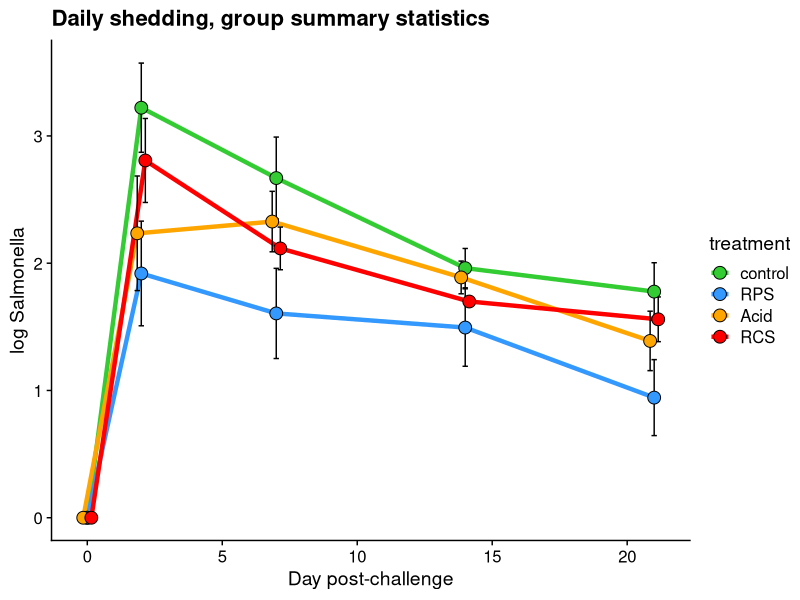

Reproduce this figure in R. (Note: this script raises an error after producing the figure.)
require(pracma)
library(tidyverse)
library(Hmisc)
library(tidyverse)
library(cowplot)
theme_set(theme_cowplot())
# Read in data

sal_data <- read_csv('./data/FS12b_salmonella_data.csv')

# orders the treatment factors and makes a timepoint factor for plotting ease

sal_data$treatment <- factor(sal_data$treatment, levels = c('control', 'RPS', 'Acid', 'Zn+Cu', 'RCS', 'Bglu'))

sal_data$treatXtime <- factor(sal_data$treatXtime, levels = c('control_0', 'RPS_0', 'Acid_0', 'Zn+Cu_0', 'RCS_0', 'Bglu_0',
                                                              'control_2', 'RPS_2', 'Acid_2', 'Zn+Cu_2', 'RCS_2', 'Bglu_2',
                                                              'control_7', 'RPS_7', 'Acid_7', 'Zn+Cu_7', 'RCS_7', 'Bglu_7',
                                                              'control_14', 'RPS_14', 'Acid_14', 'Zn+Cu_14', 'RCS_14', 'Bglu_14',
                                                              'control_21', 'RPS_21', 'Acid_21', 'Zn+Cu_21', 'RCS_21', 'Bglu_21'))

sal_data$time_point_fact <- factor(sal_data$time_point)
# sal_data$time_point
#

sal_data <- sal_data %>% filter(!(treatment %in% c('Zn+Cu', 'Bglu')) & pignum != 101)




all_daily <- sal_data %>% filter(pignum != 101) %>% group_by(time_point, treatment) %>%
  summarise(mean_sal=mean(log_sal),
            sd_sal=sd(log_sal),
            num=n(),
            se_sal=sd_sal/sqrt(num))






### Figure 1A
F1A <- all_daily %>% 
  mutate(TPP=case_when(
    treatment == 'RPS'  ~    time_point, 
    treatment == 'Acid' ~    time_point - .15, 
    treatment == 'RCS'  ~    time_point + .15, 
    treatment == 'control' ~ time_point, 
    TRUE ~ 1000000000000000000)) %>% 
  filter(!(treatment %in% c('Zn+Cu', 'Bglu'))) %>%
  ggplot(aes(x=TPP, y=mean_sal, fill=treatment, group=treatment)) +
  # geom_jitter(aes(x=time_point, y=log_sal, color=treatment), data=filter(sal_data, !(treatment %in% c('Zn+Cu', 'Bglu'))& pignum !=101), alpha=.5) + 
  geom_line(aes(color=treatment), size=1.5)+
  geom_errorbar(aes(ymin=mean_sal-se_sal,ymax=mean_sal+se_sal), width=.2) +
  geom_point(shape=21, size=4) +
  scale_color_manual(values=c('#33CC33', '#3399FF', 'orange', 'red', 'grey', 'purple')) + 
  scale_fill_manual(values=c('#33CC33', '#3399FF', 'orange', 'red', 'grey', 'purple')) +
  ylab('log Salmonella') +
  xlab('Day post-challenge') +
  ggtitle('Daily shedding, group summary statistics')


F1A
###


#############






#####
# use this #
# nest and do an anova at each timepoint
library(broom)
daily_tests <- sal_data %>% filter(time_point != 0) %>% group_by(time_point) %>% nest() %>% 
  mutate(AOV=map(.x = data, ~ aov(data=.x, log_sal ~ treatment)), 
         tid_AOV=map(AOV, tidy), 
         TUK=map(AOV, TukeyHSD), 
         tid_TUK=map(TUK, tidy))


daily_tests %>% select(time_point, tid_AOV) %>% unnest(cols = tid_AOV)



daily_tuks <- daily_tests %>%
  select(time_point, tid_TUK) %>% unnest(cols = tid_TUK) %>%
  filter(grepl('control', comparison)) %>% 
  mutate(tuk_pval=adj.p.value, 
         fdr_pval=p.adjust(adj.p.value, method = 'fdr')) %>% 
  select(-adj.p.value)

anno <- tibble(y=c(0,0,0,0), 
               time_point=(c(2,7,14,21)), 
               x=c(3.4,3.4,3.4,3.4), 
               labtext = c('ANOVA p=0.10', 
                           'ANOVA p=0.07',
                           'ANOVA p=0.26',
                           'ANOVA p=0.11'))

### FIG 1B
F1B <- daily_tuks %>%
  ggplot(aes(x=comparison, y=estimate, ymin=conf.low, ymax=conf.high, color=comparison)) +
  geom_hline(yintercept = 0, color='red')+
  geom_pointrange(size=1.2) + 
  geom_label(data=anno, aes(x=x,y=y,label=labtext), inherit.aes = FALSE)+
  geom_text(aes(label=round(tuk_pval, digits = 2), y=2))+
  coord_flip() + 
  facet_wrap(~time_point, ncol = 4) + 
  ylim(-3,3)


F1B


# FIGURE 1C


sum_sal <- sal_data %>% group_by(pignum) %>%
  summarise(AULC=trapz(time_point, log_sal),
            sum=sum(log_sal), 
            maxshed=log_sal[which.max(log_sal)], 
            day_max=time_point[which.max(log_sal)], 
            pos_samples=sum(log_sal > 0), 
            treatment=unique(treatment))


# re orders sum_sal
sum_sal <- sum_sal[match(filter(sal_data, time_point==2)$pignum,sum_sal$pignum),]



sum_sal$treatment <- factor(sum_sal$treatment, levels = c('control', 'RPS', 'Acid', 'Zn+Cu', 'RCS', 'Bglu'))


F2A <- filter(sum_sal, pignum !=101) %>% 
  ggplot(aes(x=treatment, y=AULC, fill=treatment))+
  geom_boxplot(outlier.alpha = 0) +
  geom_jitter(aes(fill=treatment), shape=21, size=2, stroke=1.25, width = .12) +
  scale_fill_manual(values=c('#33CC33', '#3399FF', 'orange', 'red', 'grey', 'purple')) +
  ggtitle('Cumulative Salmonella shedding (AULC)', subtitle = 'ANOVA P = 0.0123') 


F2A


### USE THIS FOR AULC STAT TEST ###
aov_AULC <- aov(data=sum_sal, AULC~treatment)
summary(aov_AULC)

AULC_tuk <- TukeyHSD(aov_AULC) %>% tidy()

AULC_tuk %>% filter(grepl('control', comparison)) %>% 
  mutate(comparison=factor(comparison, levels = c('RPS-control', 
                                                  'Acid-control', 
                                                  'RCS-control'))) %>% 
  ggplot(aes(x=comparison, y=estimate, ymin=conf.low, ymax=conf.high,color=comparison)) +
  geom_hline(yintercept = 0) +
  geom_pointrange(size=1.52) +
  geom_text(aes(x=comparison,y=10,
                label=paste('P=', round(adj.p.value, 2)))) + ggtitle('Estimates and 95% confidence intervals')

################################
# setwd("~/FS12")
# TISSUES


tis <- read.csv('./data/D21_tissues.csv')
tis$log_sal <- log10(tis$Salmonella)
tis$log_sal <- as.numeric(sub(-Inf, 0, tis$log_sal))
tis <- na.exclude(tis)

tis <- tis %>% filter(!treatment %in% c('Zn+Cu', 'Bglu'))

tis$treatment <- factor(tis$treatment, levels = c('control', 'RPS', 'Acid', 'Zn+Cu', 'RCS', 'Bglu'))


# pairwise.wilcox.test(tis$log_sal[tis$tissue == 'cecal_cont'], tis$treatment[tis$tissue == 'cecal_cont'], p.adjust.method = 'none')
# 
# pairwise.t.test(tis$log_sal[tis$tissue == 'cecal_cont'], tis$treatment[tis$tissue == 'cecal_cont'], p.adjust.method = 'none')
# pairwise.t.test(tis$log_sal[tis$tissue == 'Cecum'], tis$treatment[tis$tissue == 'Cecum'], p.adjust.method = 'none')




tis %>% filter(tissue=='cecal_cont') %>%
  ggplot(aes(x=treatment, y=log_sal, group=treatment, fill=treatment)) + geom_boxplot(outlier.alpha = 0)+ geom_jitter(shape=21,width = .1, size=2.25)+
  scale_fill_manual(values=c('#33CC33', '#3399FF', 'orange', 'red', 'grey', 'purple')) + ggtitle('Cecal Contents')


tis %>% #filter(tissue=='cecal_cont') %>%
  ggplot(aes(x=treatment, y=log_sal, group=treatment, fill=treatment)) +
  geom_boxplot(outlier.alpha = 0) +
  geom_jitter(shape=21,width = .2, size=2.25) +
  facet_wrap(~tissue) +
  scale_fill_manual(values=c('#33CC33', '#3399FF', 'orange', 'red', 'grey', 'purple')) +
  ggtitle('Salmonella colonization at D21, tissues')

# tis %>% filter(treatment %in% c('control', 'RPS')) %>%
#   ggplot(aes(x=treatment, y=log_sal, group=treatment, fill=treatment)) +
#   geom_boxplot(outlier.alpha = 0) +
#   geom_jitter(shape=21,width = .2, size=2.25) +
#   facet_wrap(~tissue, nrow = 1) +
#   scale_fill_manual(values=c('red', '#3399FF', 'orange', 'red', 'grey', 'purple')) +
#   ggtitle('Salmonella colonization at D21, tissues') + theme_bw()
# 





tis_RPS <- tis %>% filter(treatment =='RPS')
sum_sal_RPS <- sum_sal %>% filter(treatment == 'RPS')
tis_RPS$shed <- ifelse(tis_RPS$pignum %in% c(373,321,181,392,97), 'low', 'high')
sum_sal_RPS$shed <- ifelse(sum_sal_RPS$pignum %in% c(373,321,181,392,97), 'low', 'high')

tis_RPS %>% ggplot(aes(x=shed, y=log_sal, group=shed, fill=shed)) +
  geom_boxplot(outlier.alpha = 0) +
  geom_jitter(shape=21,width = .1, size=2.25) +
  facet_wrap(~tissue) +
  scale_fill_manual(values=c('#33CC33', '#3399FF', 'orange', 'red', 'grey', 'purple')) +
  ggtitle('Cecal Contents')

sum_sal_RPS %>% ggplot(aes(x=shed, y=AULC, group=shed, fill=shed)) +
  geom_boxplot(outlier.alpha = 0) +
  geom_jitter(shape=21,width = .1, size=2.25) +
  #facet_wrap(~tissue) +
  scale_fill_manual(values=c('#33CC33', '#3399FF', 'orange', 'red', 'grey', 'purple')) +
  ggtitle('AULC')





### NEED CECAL VFA DATA FOR THIS NEXT SECTION ###

vfas_for_cor <- read_csv('data/FS12b_vfas_for_cor.csv')

### NEED TO REMOVE ONE TREATMENT BEFORE MERGE
vfas_for_cor <- vfas_for_cor %>% select(-treatment)
sal_for_cor <- merge(sal_for_cor, vfas_for_cor, by = 'pignum')
rownames(sal_for_cor) <- sal_for_cor$pignum


##### fecal corrs #####
fec_cor <- res.all %>% select(-treatment) %>% full_join(sum_sal, by = 'pignum')
fec_cor <- fec_cor[-288,]

sum_sal

fec_cor %>% filter(time == 0) %>% ggplot(aes(x=butyrate, y=AULC)) + geom_point() + geom_smooth(method = 'lm')+ scale_color_manual(values=c('#33CC33', '#3399FF', 'orange', 'red', 'grey', 'purple'))
fec_cor %>% filter(time == 0) %>% ggplot(aes(x=caproate, y=AULC)) + geom_point() + geom_smooth(method = 'lm')+ scale_color_manual(values=c('#33CC33', '#3399FF', 'orange', 'red', 'grey', 'purple'))
fec_cor %>% filter(time == 0) %>% ggplot(aes(x=valerate, y=AULC)) + geom_point() + geom_smooth(method = 'lm')+ scale_color_manual(values=c('#33CC33', '#3399FF', 'orange', 'red', 'grey', 'purple'))


fec_cor %>% ggplot(aes(x=valerate, y=AULC)) + geom_point() + geom_smooth(method = 'lm')+ scale_color_manual(values=c('#33CC33', '#3399FF', 'orange', 'red', 'grey', 'purple')) + facet_wrap(~time)
fec_cor %>% ggplot(aes(x=caproate, y=AULC)) + geom_point() + geom_smooth(method = 'lm')+ scale_color_manual(values=c('#33CC33', '#3399FF', 'orange', 'red', 'grey', 'purple')) + facet_wrap(~time)



fec_cor %>% filter(time == 0) %>% ggplot(aes(x=valerate, y=AULC)) + geom_point() + geom_smooth(method = 'lm')+ scale_color_manual(values=c('#33CC33', '#3399FF', 'orange', 'red', 'grey', 'purple'))


### is this meta from the 16S stuff?
meta %>% filter(experiment == 'X12b') %>% ggplot(aes(x=caproate, y=log_sal)) + geom_point() + geom_smooth(method = 'lm') + facet_wrap(~day)

meta_for_corr <- meta %>% mutate(day_fact=factor(day, levels = c('D0', 'D2', 'D7', 'D14', 'D21'))) %>% filter(experiment == 'X12b')

meta_for_corr %>% filter(tissue =='F' & day != 'D0') %>% ggplot(aes(x=caproate, y=log_sal)) + geom_point() + geom_smooth(method = 'lm') + facet_wrap(~day_fact)
meta_for_corr %>% filter(tissue =='F' & day != 'D0') %>% ggplot(aes(x=valerate, y=log_sal)) + geom_point() + geom_smooth(method = 'lm') + facet_wrap(~day_fact)
meta_for_corr %>% filter(tissue =='F' & day != 'D0') %>% ggplot(aes(x=butyrate, y=log_sal)) + geom_point() + geom_smooth(method = 'lm') + facet_wrap(~day_fact)

# meta_for_corr$treatment
sal_vfa_cor <- meta_for_corr %>% select(pignum,day, tissue, treatment, log_sal, AULC, ends_with('ate')) %>%
  filter(pignum!=101 & tissue != 'Q' & treatment %in% c('Control', 'RPS', 'Acid', 'RCS')) %>% na.omit()

sal_vfa_cor <- sal_vfa_cor %>% mutate(total=rowSums(.[grep("ate", names(.))]))


globa_log_sal_VFA_corrs <- sal_vfa_cor %>% group_by(day, tissue) %>% 
                                          summarise(ace_corP=cor.test(log_sal, acetate)$p.value, 
                                                    pro_corP=cor.test(log_sal, propionate)$p.value, 
                                                    but_corP=cor.test(log_sal, butyrate)$p.value, 
                                                    val_corP=cor.test(log_sal, valerate)$p.value, 
                                                    cap_corP=cor.test(log_sal, caproate)$p.value, 
                                                    isob_corP=cor.test(log_sal, isobutyrate)$p.value, 
                                                    isov_corP=cor.test(log_sal, isovalerate)$p.value, 
                                                    tot_corP=cor.test(log_sal, total)$p.value)%>% na.omit() %>%
  gather(-(day:tissue), key = 'vfa', value = 'pval') %>% filter(pval < 0.05)



globa_AULC_VFA_corrs <- sal_vfa_cor %>% group_by(day, tissue) %>% 
  summarise(ace_corP=cor.test(AULC, acetate, method = 'spearman')$p.value, 
            pro_corP=cor.test(AULC, propionate, method = 'spearman')$p.value, 
            but_corP=cor.test(AULC, butyrate, method = 'spearman')$p.value, 
            val_corP=cor.test(AULC, valerate, method = 'spearman')$p.value, 
            cap_corP=cor.test(AULC, caproate, method = 'spearman')$p.value, 
            isob_corP=cor.test(AULC, isobutyrate, method = 'spearman')$p.value, 
            isov_corP=cor.test(AULC, isovalerate, method = 'spearman')$p.value, 
            tot_corP=cor.test(AULC, total)$p.value, method = 'spearman')%>% na.omit() %>%
  gather(-(day:tissue), key = 'vfa', value = 'pval') %>% filter(pval < 0.05)

 c('acetate', 'propionate', 'valerate', 'caproate', 'total')
 
globa_AULC_VFA_corrs %>% filter(day =='D0')
globa_AULC_VFA_corrs %>% filter(day =='D2')


treat_log_sal_VFA_corrs <- sal_vfa_cor %>% group_by(day, tissue, treatment) %>% 
                                          summarise(ace_corP=cor.test(log_sal, acetate, method = 'spearman')$p.value, 
                                                    pro_corP=cor.test(log_sal, propionate, method = 'spearman')$p.value, 
                                                    but_corP=cor.test(log_sal, butyrate, method = 'spearman')$p.value, 
                                                    val_corP=cor.test(log_sal, valerate, method = 'spearman')$p.value, 
                                                    cap_corP=cor.test(log_sal, caproate, method = 'spearman')$p.value, 
                                                    isob_corP=cor.test(log_sal, isobutyrate, method = 'spearman')$p.value, 
                                                    isov_corP=cor.test(log_sal, isovalerate, method = 'spearman')$p.value, 
                                                    tot_corP=cor.test(log_sal, total, method = 'spearman')$p.value) %>% na.omit() %>%
  gather(-(day:treatment), key = 'vfa', value = 'pval') %>% filter(pval < 0.15)


treat_AULC_VFA_corrs <- sal_vfa_cor %>% group_by(day, tissue, treatment) %>% 
  summarise(ace_corP=cor.test(AULC, acetate, method = 'spearman')$p.value, 
            pro_corP=cor.test(AULC, propionate, method = 'spearman')$p.value, 
            but_corP=cor.test(AULC, butyrate, method = 'spearman')$p.value, 
            val_corP=cor.test(AULC, valerate, method = 'spearman')$p.value, 
            cap_corP=cor.test(AULC, caproate, method = 'spearman')$p.value, 
            isob_corP=cor.test(AULC, isobutyrate, method = 'spearman')$p.value, 
            isov_corP=cor.test(AULC, isovalerate, method = 'spearman')$p.value, 
            tot_corP=cor.test(AULC, total, method = 'spearman')$p.value) %>% na.omit() %>%
  gather(-(day:treatment), key = 'vfa', value = 'pval') %>% filter(pval < 0.15)

##### schemezone #####
globa_AULC_VFA_corrs %>% filter(pval < 0.05 & day == 'D0')
treat_AULC_VFA_corrs %>% filter(pval < 0.15 & day == 'D0')

globa_AULC_VFA_corrs %>% filter(pval < 0.05 & day=='D21') %>% print(n=40)
treat_AULC_VFA_corrs %>% filter(pval < 0.15 & day=='D21') %>% print(n=40)

treat_log_sal_VFA_corrs %>%filter(pval <0.1) %>%  print(n = 40)
globa_log_sal_VFA_corrs

#### AULC CORRELATIONS PLOTS #####
sal_vfa_cor %>% gather(-(pignum:AULC), key=VFA, value=mM) %>% filter(day == 'D0') %>% 
  ggplot(aes(x=mM, y=AULC)) +
  geom_smooth(color='black', method = 'lm', fill=NA) +geom_point(aes(color=treatment), alpha=.5)+
  geom_smooth(aes(color=treatment), method = 'lm', fill=NA)+
  facet_wrap(~VFA, scales = 'free') + ggtitle('D0 fecal VFAs correlate with final AULC')

sal_vfa_cor %>% gather(-(pignum:AULC), key=VFA, value=mM) %>% filter(day == 'D21' & tissue =='C') %>% 
  ggplot(aes(x=mM, y=AULC)) +
  geom_smooth(color='black', method = 'lm', fill=NA) +geom_point(aes(color=treatment), alpha=.5)+
  geom_smooth(aes(color=treatment), method = 'lm', fill=NA)+
  facet_wrap(~VFA, scales = 'free') + ggtitle('D21 cecal VFAs correlate with final AULC')

#### LOG SAL CORRELATIONS PLOTS #########
sal_vfa_cor %>% gather(-(pignum:AULC), key=VFA, value=mM) %>% filter(day == 'D2') %>% 
  ggplot(aes(x=mM, y=log_sal)) +
  geom_smooth(color='black', method = 'lm', fill=NA) +
  geom_smooth(aes(color=treatment), method = 'lm', fill=NA)+
  facet_wrap(~VFA, scales = 'free') + ggtitle('D2 fecal VFAs correlate with log_sal')

sal_vfa_cor %>% gather(-(pignum:AULC), key=VFA, value=mM) %>% filter(day == 'D7') %>% 
  ggplot(aes(x=mM, y=log_sal)) +
  geom_smooth(color='black', method = 'lm', fill=NA) +
  geom_smooth(aes(color=treatment), method = 'lm', fill=NA)+
  facet_wrap(~VFA, scales = 'free') + ggtitle('D7 fecal VFAs correlate with log_sal')

sal_vfa_cor %>% gather(-(pignum:AULC), key=VFA, value=mM) %>% filter(day == 'D14') %>% 
  ggplot(aes(x=mM, y=log_sal)) +
  geom_smooth(color='black', method = 'lm', fill=NA) +
  geom_smooth(aes(color=treatment), method = 'lm', fill=NA)+
  facet_wrap(~VFA, scales = 'free') + ggtitle('D14 fecal VFAs correlate with log_sal')

sal_vfa_cor %>% gather(-(pignum:AULC), key=VFA, value=mM) %>% filter(day == 'D21' & tissue =='F') %>% 
  ggplot(aes(x=mM, y=log_sal)) +
  geom_smooth(color='black', method = 'lm', fill=NA) +
  geom_smooth(aes(color=treatment), method = 'lm', fill=NA)+
  facet_wrap(~VFA, scales = 'free') + ggtitle('D21 fecal VFAs correlate with log_sal')

sal_vfa_cor %>% gather(-(pignum:AULC), key=VFA, value=mM) %>% filter(day == 'D21' & tissue =='X') %>% 
  ggplot(aes(x=mM, y=log_sal)) +
  geom_smooth(color='black', method = 'lm', fill=NA) +
  geom_smooth(aes(color=treatment), method = 'lm', fill=NA)+
  facet_wrap(~VFA, scales = 'free') + ggtitle('D21 cecal VFAs correlate with cecal_tissue log_sal')

sal_vfa_cor %>% gather(-(pignum:AULC), key=VFA, value=mM) %>% filter(day == 'D21' & tissue =='C') %>% 
  ggplot(aes(x=mM, y=log_sal)) +
  geom_smooth(color='black', method = 'lm', fill=NA) +
  geom_smooth(aes(color=treatment), method = 'lm', fill=NA)+
  facet_wrap(~VFA, scales = 'free') + ggtitle('D21 cecal VFAs correlate with cecal log_sal')



########
treat_log_sal_VFA_corrs %>% na.omit()

ggplot(sal_for_cor, aes(x=butyrate, y=AULC)) +
  geom_point(aes(color=treatment)) + geom_smooth(method = 'lm') + scale_color_manual(values=c('#33CC33', '#3399FF', 'orange', 'red', 'grey', 'purple')) +
  ggtitle('Correlation between cecal butyrate concentration and total Salmonella shedding', subtitle = 'Spearman: -0.4, p=0.003')


ggplot(sal_for_cor, aes(x=caproate, y=AULC)) +
  geom_point(aes(color=treatment)) + geom_smooth(method = 'lm')+ scale_color_manual(values=c('#33CC33', '#3399FF', 'orange', 'red', 'grey', 'purple')) +
  ggtitle('Correlation between cecal caproate concentration and total Salmonella shedding', subtitle = 'Spearman: -0.53, p=0.0005')
ggplot(sal_for_cor, aes(x=valerate, y=AULC)) +
  geom_point(aes(color=treatment)) + geom_smooth(method = 'lm')+ scale_color_manual(values=c('#33CC33', '#3399FF', 'orange', 'red', 'grey', 'purple')) +
  ggtitle('Correlation between cecal valerate concentration and total Salmonella shedding', subtitle = 'Spearman: -0.38, p=0.0005')
ggplot(sal_for_cor, aes(x=total, y=AULC)) +
  geom_point(aes(color=treatment)) + geom_smooth(method = 'lm')+ scale_color_manual(values=c('#33CC33', '#3399FF', 'orange', 'red', 'grey', 'purple')) +
  ggtitle('Correlation between cecal total SCFA concentration and total Salmonella shedding', subtitle = 'Spearman: -0.4, p=0.002')

##### Shawn FSIS #######

ggplot(sal_for_cor, aes(x=butyrate, y=AULC)) +
  geom_smooth(method = 'lm') + geom_point(aes(fill=treatment), shape = 21, size=2) + 
  scale_fill_manual(values=c('#33CC33', '#3399FF', 'orange', 'red', 'grey', 'purple'))+
  theme_bw(base_size = 16) + xlab('butyrate (mM)') + ggtitle('AULC vs Cecal butyrate (D21)')

ggplot(sal_for_cor, aes(x=total, y=AULC)) +
  geom_smooth(method = 'lm') + geom_point(aes(fill=treatment), shape = 21, size=2) + 
  scale_fill_manual(values=c('#33CC33', '#3399FF', 'orange', 'red', 'grey', 'purple'))+
  theme_bw(base_size = 16) + xlab('Total SCFAs (mM)') + ggtitle('')



ggplot(sal_for_cor, aes(x=butyrate, y=AULC, color=treatment)) +
  geom_smooth(method = 'lm', se = FALSE) + geom_point(aes(fill=treatment), shape = 21, size=2) + 
  scale_fill_manual(values=c('#33CC33', '#3399FF', 'orange', 'red', 'grey', 'purple'))+
  scale_color_manual(values=c('#33CC33', '#3399FF', 'orange', 'red', 'grey', 'purple'))+
    theme(axis.text = element_text(size=16), 
        axis.title = element_text(size=16), 
        legend.text = element_text(size=16),
        legend.title = element_text(size=16)) + ggtitle('') + xlab('butyrate (mM)')

ggplot(sal_for_cor, aes(x=valerate, y=AULC, color=treatment)) +
  geom_smooth(method = 'lm', se = FALSE) + geom_point(aes(fill=treatment), shape = 21, size=2) + 
  scale_fill_manual(values=c('#33CC33', '#3399FF', 'orange', 'red', 'grey', 'purple'))+
  scale_color_manual(values=c('#33CC33', '#3399FF', 'orange', 'red', 'grey', 'purple'))+
  theme(axis.text = element_text(size=16), 
        axis.title = element_text(size=16), 
        legend.text = element_text(size=16),
        legend.title = element_text(size=16)) + ggtitle('') + xlab('valerate (mM)')

ggplot(sal_for_cor, aes(x=caproate, y=AULC, color=treatment)) +
  geom_smooth(method = 'lm', se = FALSE) + geom_point(aes(fill=treatment), shape = 21, size=2) + 
  scale_fill_manual(values=c('#33CC33', '#3399FF', 'orange', 'red', 'grey', 'purple'))+
  scale_color_manual(values=c('#33CC33', '#3399FF', 'orange', 'red', 'grey', 'purple'))+
  theme(axis.text = element_text(size=16), 
        axis.title = element_text(size=16), 
        legend.text = element_text(size=16),
        legend.title = element_text(size=16)) + ggtitle('') + xlab('caproate (mM)')

ggplot(sal_for_cor, aes(x=total, y=AULC, color=treatment)) +
  geom_smooth(method = 'lm', se = FALSE) + geom_point(aes(fill=treatment), shape = 21, size=2) + 
  scale_fill_manual(values=c('#33CC33', '#3399FF', 'orange', 'red', 'grey', 'purple'))+
  scale_color_manual(values=c('#33CC33', '#3399FF', 'orange', 'red', 'grey', 'purple'))+
  theme(axis.text = element_text(size=16), 
        axis.title = element_text(size=16), 
        legend.text = element_text(size=16),
        legend.title = element_text(size=16)) + ggtitle('') + xlab('total (mM)')


############ TESTESTESTEST #################



sal_for_cor %>% filter(treatment %in% c('control','RPS')) %>% ggplot(aes(x=butyrate, y=AULC)) +
  geom_smooth(method = 'lm') + geom_point(aes(fill=treatment), shape = 21, size=2) + 
  scale_fill_manual(values=c('red', '#3399FF', 'orange', 'red', 'grey', 'purple'))+
  theme_bw()+ ggtitle('Correlation between AULC and cecal butyrate at D21') + xlab('butyrate (mM)') 


sal_for_cor %>% filter(treatment == 'Bglu') %>% ggplot(aes(x=butyrate, y=AULC)) +
  geom_smooth(method = 'lm') + geom_point(aes(fill=treatment), shape = 21, size=2) + 
  scale_fill_manual(values=c('#33CC33', '#3399FF', 'orange', 'red', 'grey', 'purple'))+
  theme(axis.text = element_text(size=16), 
        axis.title = element_text(size=16), 
        legend.text = element_text(size=16),
        legend.title = element_text(size=16)) + ggtitle('') + xlab('butyrate (mM)')


sal_for_cor %>% group_by(treatment) %>% summarise(butP = cor.test(AULC, butyrate)$p.value, 
                                                  butT = cor.test(AULC, butyrate)$statistic,
                                                  propP = cor.test(x=AULC, y=propionate)$p.value,
                                                  propT = cor.test(x=AULC, y=propionate)$statistic,
                                                  capP = cor.test(x=AULC, y=caproate)$p.value,
                                                  capT = cor.test(x=AULC, y=caproate)$statistic,
                                                  valP = cor.test(x=AULC, y=valerate)$p.value,
                                                  valT = cor.test(x=AULC, y=valerate)$statistic,
                                                  totP = cor.test(x=AULC, y=total)$p.value,
                                                  totT = cor.test(x=AULC, y=total)$statistic,
                                                  Pbutp = cor.test(x=AULC, y=P_butyrate)$p.value,
                                                  PbutT = cor.test(x=AULC, y=P_butyrate)$statistic)



ggplot(sal_for_cor, aes(x=total, y=AULC)) +
  geom_smooth(method = 'lm') + geom_point(aes(fill=treatment), shape = 21, size=2) + 
  scale_fill_manual(values=c('#33CC33', '#3399FF', 'orange', 'red', 'grey', 'purple'))+
  theme(axis.text = element_text(size=16), 
        axis.title = element_text(size=16), 
        legend.text = element_text(size=16),
        legend.title = element_text(size=16)) + ggtitle('') + xlab('Total SCFAs (mM)')

# filter(sal_for_cor, treatment %in% c('control', 'RPS'))
# filter(sal_for_cor, treatment =='control') %>% ggplot(aes(x=butyrate, y=AULC)) + geom_point() + geom_smooth(method = 'lm')
# filter(sal_for_cor, treatment =='RPS') %>% ggplot(aes(x=butyrate, y=AULC)) + geom_point() + geom_smooth(method = 'lm')


# filter(sal_for_cor, treatment =='control') %>% ggplot(aes(x=butyrate, y=AULC)) + geom_point() + geom_smooth(method = 'lm')
# filter(sal_for_cor, treatment =='RPS') %>% ggplot(aes(x=butyrate, y=AULC)) + geom_point() + geom_smooth(method = 'lm')
# 


# filter(sal_for_cor, treatment =='control') %>% ggplot(aes(x=valerate, y=AULC)) + geom_point() + geom_smooth(method = 'lm')
# filter(sal_for_cor, treatment =='RPS') %>% ggplot(aes(x=valerate, y=AULC)) + geom_point() + geom_smooth(method = 'lm')
# 

# filter(sal_for_cor, treatment =='control') %>% ggplot(aes(x=caproate, y=AULC)) + geom_point() + geom_smooth(method = 'lm')
# filter(sal_for_cor, treatment =='RPS') %>% ggplot(aes(x=caproate, y=AULC)) + geom_point() + geom_smooth(method = 'lm')


cor.test(filter(sal_for_cor, treatment =='control')$AULC,
         filter(sal_for_cor, treatment =='control')$butyrate)

cor.test(filter(sal_for_cor, treatment =='RPS')$AULC,
         filter(sal_for_cor, treatment =='RPS')$butyrate)


cor.test(filter(sal_for_cor, treatment =='control')$AULC,
         filter(sal_for_cor, treatment =='control')$valerate)

cor.test(filter(sal_for_cor, treatment =='RPS')$AULC,
         filter(sal_for_cor, treatment =='RPS')$valerate)

cor.test(filter(sal_for_cor, treatment =='control')$AULC,
         filter(sal_for_cor, treatment =='control')$caproate)

cor.test(filter(sal_for_cor, treatment =='RPS')$AULC,
         filter(sal_for_cor, treatment =='RPS')$caproate)

cor.test(filter(sal_for_cor, treatment =='control')$AULC,
         filter(sal_for_cor, treatment =='control')$total)

cor.test(filter(sal_for_cor, treatment =='RPS')$AULC,
         filter(sal_for_cor, treatment =='RPS')$total)



cor.test(filter(sal_for_cor, treatment%in%c('RPS', 'control'))$AULC,
         filter(sal_for_cor, treatment%in%c('RPS', 'control'))$total)



cor.test(filter(sal_for_cor, treatment%in%c('RPS', 'control'))$AULC,
         filter(sal_for_cor, treatment%in%c('RPS', 'control'))$butyrate)



cor.test(filter(sal_for_cor, treatment%in%c('RPS', 'control'))$AULC,
         filter(sal_for_cor, treatment%in%c('RPS', 'control'))$valerate)



cor.test(filter(sal_for_cor, treatment%in%c('RPS', 'control'))$AULC,
         filter(sal_for_cor, treatment%in%c('RPS', 'control'))$caproate)
